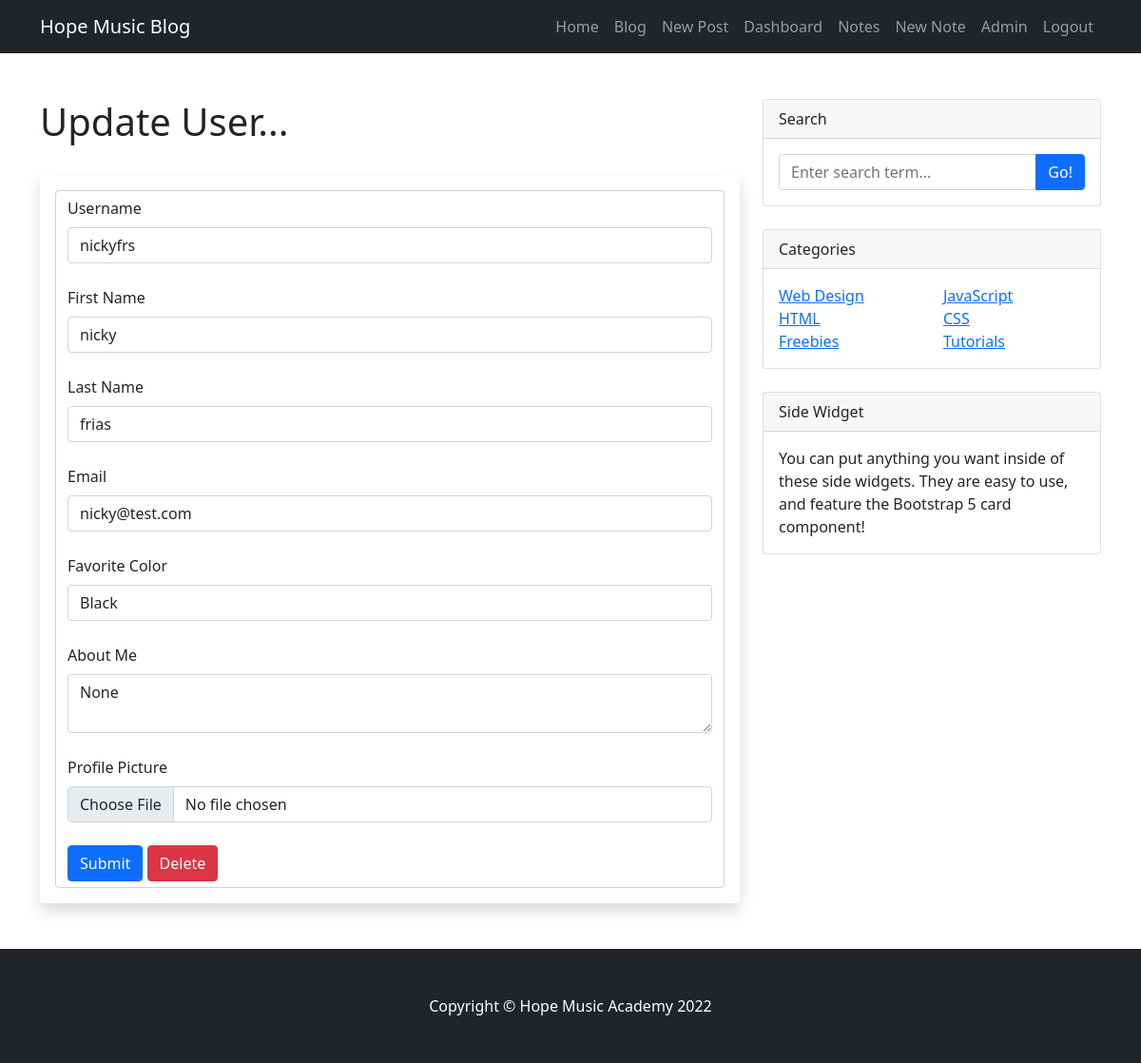
The app's page /update/1 (signed in) with its own data.
### app.py (models this page shows, shortened)
class Users(db.Model, UserMixin):
    id = db.Column(db.Integer, primary_key=True)
    username = db.Column(db.String(255), unique=True, nullable=False)
    first_name = db.Column(db.String(50), nullable=False)
    last_name = db.Column(db.String(50), nullable=False)
    email = db.Column(db.String(100), unique=True, nullable=False)
    favorite_color = db.Column(db.String(120))
    about_author = db.Column(db.Text(), nullable=True)
    data_added = db.Column(db.DateTime, default=datetime.utcnow)
    profile_pic = db.Column(db.String(), nullable=True)
    last_seen = db.Column(db.DateTime, default=datetime.utcnow)
    posts = db.relationship("Posts", backref="blogger")
    comments = db.relationship('Comments', backref="user", passive_deletes=True)
    password_hash = db.Column(db.String(128))
    @property
    def password(self):
        raise AttributeError('Password is not readable attribute')

### app.py (the view)
@app.route('/update/<int:id>', methods=['GET', 'POST'])
@login_required
def update(id):
    form = UserForm()
    name_to_update = Users.query.get_or_404(id)
    if request.method == 'POST':
        name_to_update.first_name = request.form['first_name']
        name_to_update.last_name = request.form['last_name']
        name_to_update.email = request.form['email']
        name_to_update.favorite_color = request.form['favorite_color']
        name_to_update.about_author = request.form['about_author']
        name_to_update.username = request.form['username']
        try:
            db.session.commit()
            flash('User updated successfully', 'success')
            return render_template('dashboard.html',
                                   form=form, name_to_update=name_to_update)
        except:
            flash('Error... Looks like there was a problem.'
                  'Try again.', 'warning')
            return render_template(
                'update.html', form=form, name_to_update=name_to_update)
    else:
        return render_template(
            'update.html', form=form, name_to_update=name_to_update, id=id)

### app.py (shortened to what this page needs)
class UserForm(FlaskForm):
    username = StringField("Username", validators=[DataRequired()])
    first_name = StringField("First Name", validators=[DataRequired()])
    last_name = StringField("Last Name", validators=[DataRequired()])
    email = StringField("Email", validators=[DataRequired(), Email()])
    favorite_color = StringField("Favorite Color")
    about_author = CKEditorField("About Me")
    password_hash = PasswordField(
        'Password', validators=[DataRequired(),
                                EqualTo('password_hash2',
                                        message='Password most match')])
    password_hash2 = PasswordField(
        'Confirm Password', validators=[DataRequired()])
    profile_pic = FileField('Profile Picture')
    submit = SubmitField("Submit")

### app.py (called while the page is built)
@app.before_request
def before_request():
    if current_user.is_authenticated:
        current_user.last_seen = datetime.utcnow()
        db.session.commit()

@login_manager.user_loader  # load users when login
def load_user(user_id):
    return Users.query.get(int(user_id))

### templates/update.html (shortened to what this page needs)
{% extends "base.html" %}
{% block content %}
    {% if id == current_user.id %}
        <h1>Update User...</h1>
        <br />
        <div class="shadow p-3 mb-5 bg-body rounded">
            <form action="/update/{{ name_to_update.id }}" method="POST" class="form-control">
                {{ form.username.label(class="form-label") }}
                {{ form.username(class="form-control", value=name_to_update.username) }}
                <br />
                {{ form.first_name.label(class="form-label") }}
                {{ form.first_name(class="form-control", value=name_to_update.first_name) }}
                <br />
                {{ form.last_name.label(class="form-label") }}
                {{ form.last_name(class="form-control", value=name_to_update.last_name) }}
                <br />
                {{ form.email.label(class="form-label") }}
                {{ form.email(class="form-control", value=name_to_update.email) }}
                <br />
                {{ form.favorite_color.label(class="form-label") }}
                {{ form.favorite_color(class="form-control", value=name_to_update.favorite_color) }}
                <br />
                {{ form.about_author.label(class="form-label") }}
                <textarea name="about_author" class="form-control">{{ name_to_update.about_author }}</textarea>
                <br />
                {{ form.profile_pic.label(class="form-label") }}
                {{ form.profile_pic(class="form-control", value=name_to_update.profile_pic) }}
                <br />
                {{ form.submit(class="btn btn-primary") }} <a href="{{ url_for('delete', id=id) }}" class="btn btn-danger">Delete</a>
            </form>
        </div>
    {% else %}
        <h2>Access Denied!!</h2>
        <p>Sorry, you don't have access to this profile!</p>
    {% endif %}
{% endblock content %}

### records on screen
Users: username "nickyfrs", first_name "nicky", last_name "frias", email "nicky@test.com", favorite_color "Black", about_author "None"
